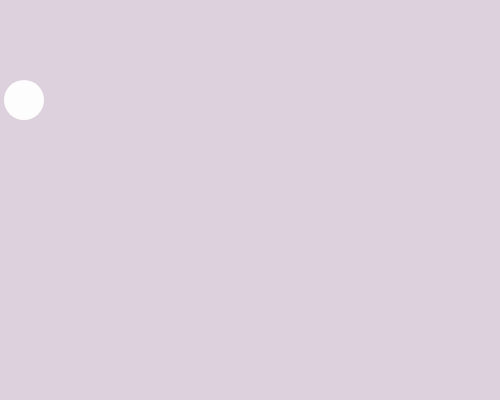
Frame 1 (no input)
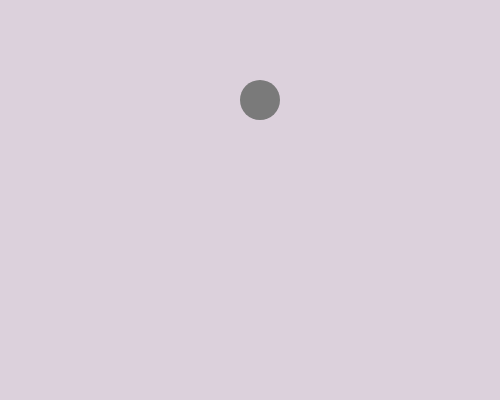
Frame 60 (no input)
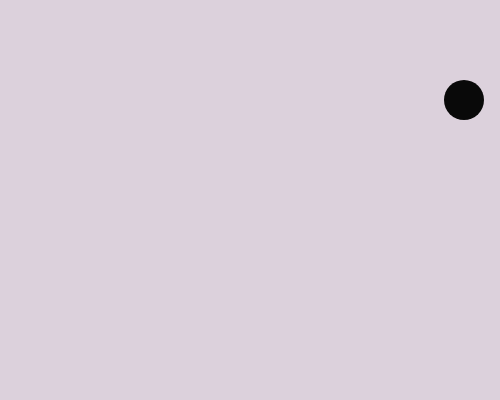
Frame 120 (the mouse pressed at the canvas centre since frame 60)

The p5.js sketch that drew these frames (run headless with seeded random() and noise() and a simulated clock; from frame 60 on, the mouse is pressed at the canvas centre):

// p5.js sketch
// ── sketch.js
let x = 20;
let speed = 4;
function setup() {
  createCanvas(500, 400);
}

function draw() {
  background(220, 209, 220);
  //move ball
  x = x + speed;
  //bounce off walls
  if (x > 480) {
    x = 480;
    speed = -speed;
  }
  if (x < 20){
    x = 20
    speed = -speed;
  }
  let shade = map(x, 20, 480, 255, 0)
  //map turns x into a greyscale value, so when x = 20 return 255, and when x = 480 return 0
  
  fill(shade);
  noStroke();
  ellipse(x, 100, 40, 40)
}
